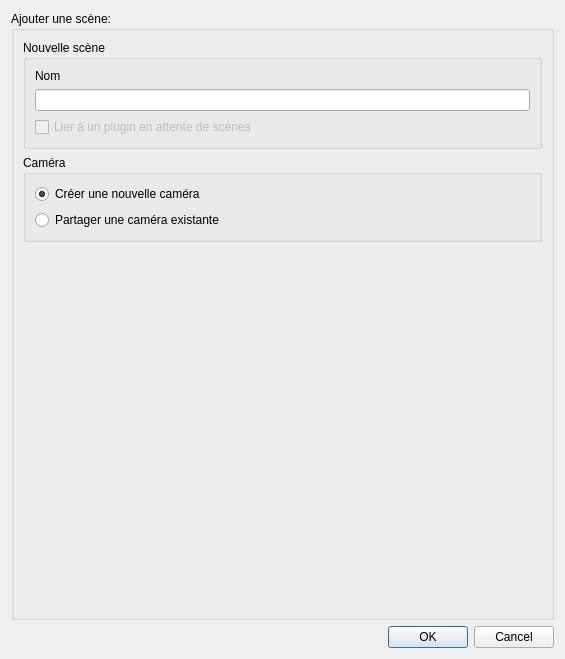
<?xml version="1.0" encoding="UTF-8"?>
<ui version="4.0">
 <class>NSDialog</class>
 <widget class="QDialog" name="NSDialog">
  <property name="geometry">
   <rect>
    <x>0</x>
    <y>0</y>
    <width>565</width>
    <height>659</height>
   </rect>
  </property>
  <property name="windowTitle">
   <string>Dialog</string>
  </property>
  <layout class="QVBoxLayout" name="verticalLayout">
   <item>
    <widget class="QGroupBox" name="groupBox">
     <property name="title">
      <string>Ajouter une scène:</string>
     </property>
     <layout class="QVBoxLayout" name="verticalLayout_4">
      <item>
       <widget class="QGroupBox" name="groupBox_2">
        <property name="title">
         <string>Nouvelle scène</string>
        </property>
        <layout class="QVBoxLayout" name="verticalLayout_2">
         <item>
          <widget class="QLabel" name="label_nom">
           <property name="enabled">
            <bool>true</bool>
           </property>
           <property name="sizePolicy">
            <sizepolicy hsizetype="Fixed" vsizetype="Fixed">
             <horstretch>0</horstretch>
             <verstretch>0</verstretch>
            </sizepolicy>
           </property>
           <property name="text">
            <string>Nom</string>
           </property>
          </widget>
         </item>
         <item>
          <widget class="QLineEdit" name="line_name"/>
         </item>
         <item>
          <widget class="QCheckBox" name="check_linkPlugin">
           <property name="enabled">
            <bool>false</bool>
           </property>
           <property name="text">
            <string>Lier à un plugin en attente de scènes</string>
           </property>
          </widget>
         </item>
        </layout>
       </widget>
      </item>
      <item>
       <widget class="QGroupBox" name="groupBox_3">
        <property name="title">
         <string>Caméra</string>
        </property>
        <layout class="QVBoxLayout" name="verticalLayout_3">
         <item>
          <widget class="QRadioButton" name="radioButton">
           <property name="text">
            <string>Créer une nouvelle caméra</string>
           </property>
           <property name="checked">
            <bool>true</bool>
           </property>
          </widget>
         </item>
         <item>
          <widget class="QRadioButton" name="radioButton_2">
           <property name="text">
            <string>Partager une caméra existante</string>
           </property>
          </widget>
         </item>
        </layout>
       </widget>
      </item>
      <item>
       <spacer name="verticalSpacer">
        <property name="orientation">
         <enum>Qt::Vertical</enum>
        </property>
        <property name="sizeHint" stdset="0">
         <size>
          <width>20</width>
          <height>40</height>
         </size>
        </property>
       </spacer>
      </item>
     </layout>
    </widget>
   </item>
   <item>
    <widget class="QDialogButtonBox" name="buttonBox">
     <property name="orientation">
      <enum>Qt::Horizontal</enum>
     </property>
     <property name="standardButtons">
      <set>QDialogButtonBox::Cancel|QDialogButtonBox::Ok</set>
     </property>
    </widget>
   </item>
  </layout>
 </widget>
 <resources/>
 <connections>
  <connection>
   <sender>buttonBox</sender>
   <signal>rejected()</signal>
   <receiver>NSDialog</receiver>
   <slot>reject()</slot>
   <hints>
    <hint type="sourcelabel">
     <x>316</x>
     <y>260</y>
    </hint>
    <hint type="destinationlabel">
     <x>286</x>
     <y>274</y>
    </hint>
   </hints>
  </connection>
 </connections>
</ui>
